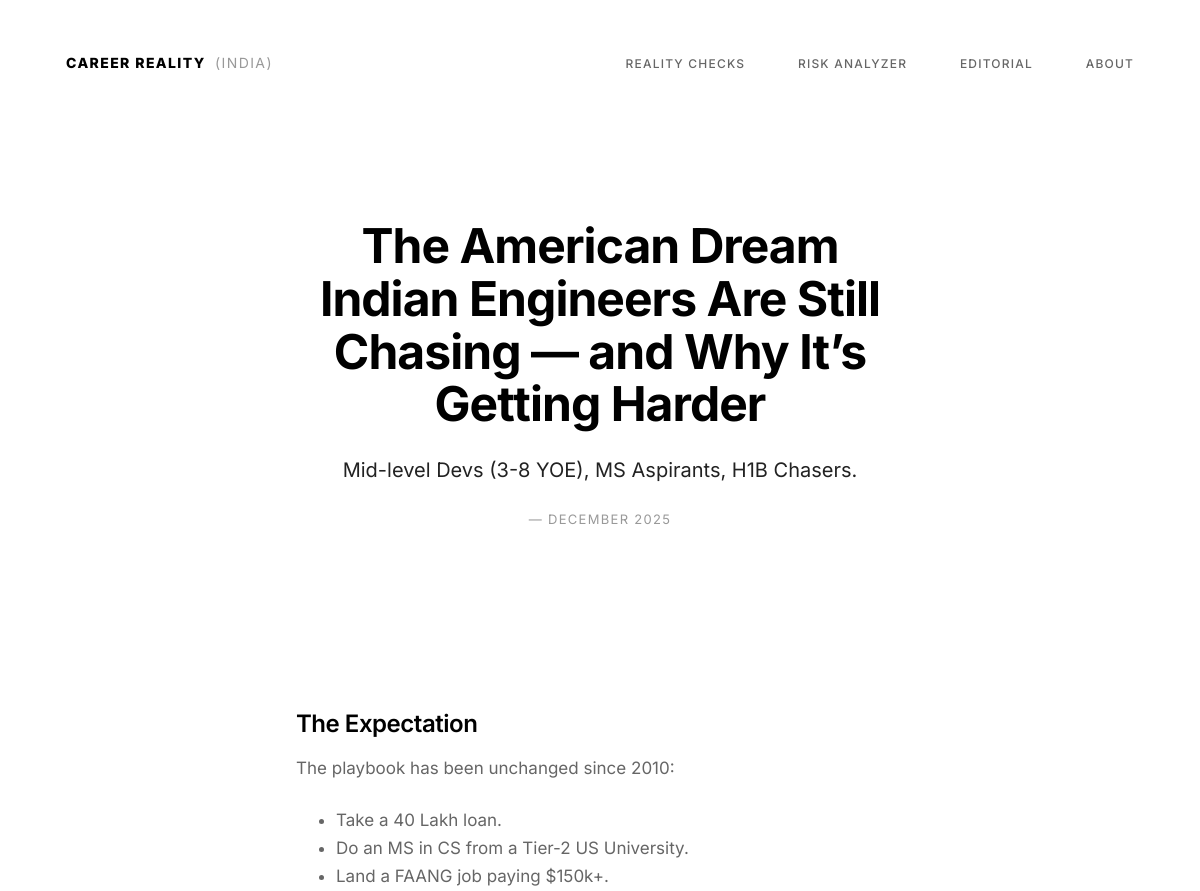
/article/american-dream-indian-engineers/ (upper part), run on an earlier commit of the app's database.
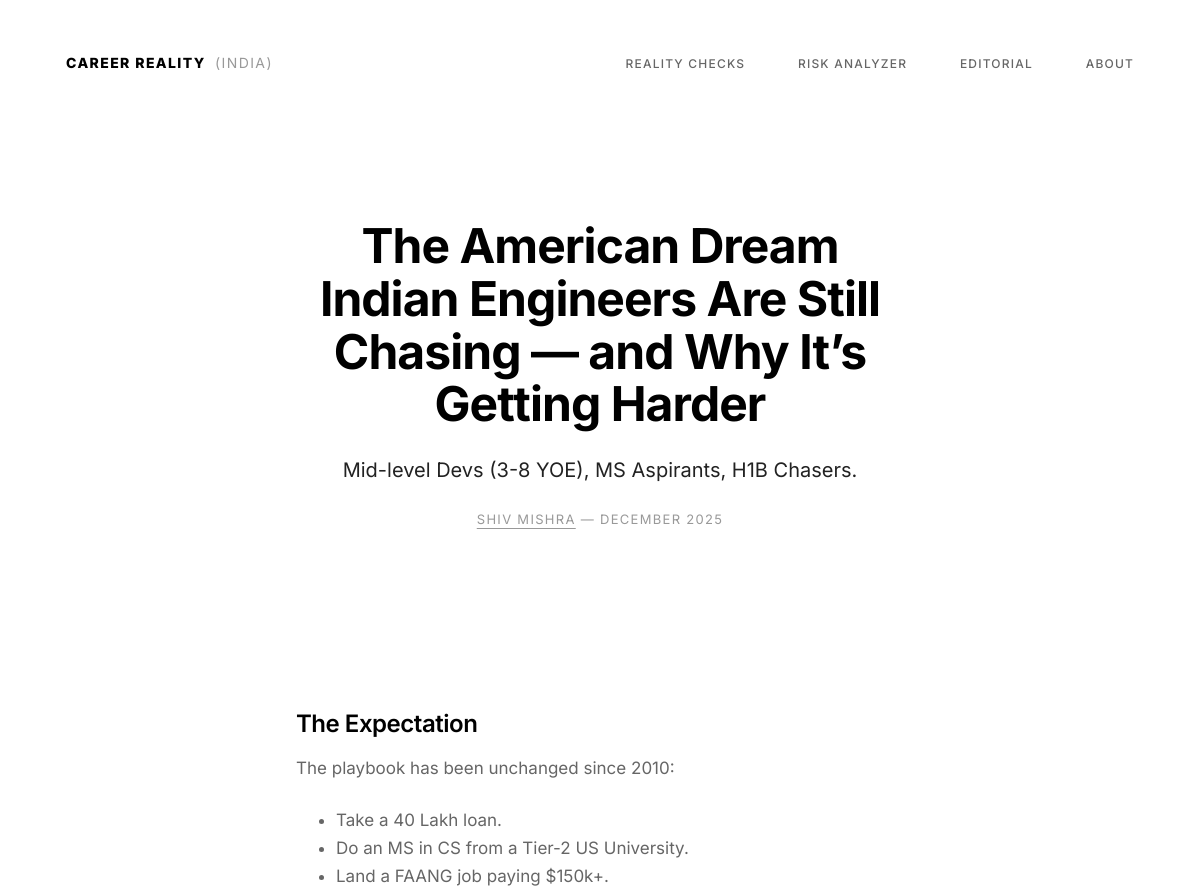
And on a later commit of the database.
### content/models.py (models this page shows, shortened)
class Article(models.Model):
    STATUS_CHOICES = [
        ('draft', 'Draft'),
        ('published', 'Published'),
    ]
    title = models.CharField(max_length=200)
    slug = models.SlugField(unique=True, max_length=200)
    author = models.ForeignKey(Author, on_delete=models.PROTECT)
    category = models.ForeignKey(Category, on_delete=models.PROTECT)
    status = models.CharField(max_length=20, choices=STATUS_CHOICES, default='draft')
    target_persona = models.TextField(help_text="Who is this specific article for?")
    who_should_avoid = models.TextField(help_text="Trust Signal: Who should NOT pursue this?")
    common_expectation = models.TextField(help_text="The Myth / What people think")
    actual_reality = models.TextField(help_text="The Truth / What it's actually like")
    salary_reality = models.TextField(help_text="Real data tables/ranges. No hype.")
    stuck_point = models.TextField(help_text="Where most people fail or plateau")
    verdict = models.TextField(help_text="Final honest conclusion")
    meta_title = models.CharField(max_length=60, help_text="SEO Title (max 60 chars)")
    meta_description = models.CharField(max_length=160, help_text="SEO Description (max 160 chars)")
    published_at = models.DateTimeField(blank=True, null=True)
    updated_at = models.DateTimeField(auto_now=True)
    last_reality_check = models.DateField(blank=True, null=True, help_text="Date of last factual review")

class Author(models.Model):
    name = models.CharField(max_length=100, help_text="Real human name (Proof of life)")
    display_name = models.CharField(max_length=100, help_text="Public brand-safe name")
    bio = models.TextField()
    profile_image = models.ImageField(upload_to='authors/', blank=True, null=True)
    linkedin_url = models.URLField(help_text="Critical Trust Signal")
    experience_summary = models.CharField(max_length=255, blank=True, help_text="e.g. '10+ years in Fintech Product Management'")
    is_active = models.BooleanField(default=True)

### content/views.py (the view)
# urls.py: path('article/<slug:slug>/', views.article_detail, name='article_detail'),
def article_detail(request, slug):
    article = get_object_or_404(Article, slug=slug, status='published')
    return render(request, 'content/article_detail.html', {'article': article})

### templates/content/article_detail.html (shortened to what this page needs)
{% extends "base.html" %}
{% block content %}
<article class="article-body">
    <header class="container-reading article-header">
        <h1>{{ article.title }}</h1>
        <div style="font-size: 20px; color: var(--c-grey-dark); line-height: 1.5; margin-bottom: 24px;">
            {{ article.target_persona|safe }}
        </div>
        <div style="font-size: 13px; color: var(--c-grey-light); text-transform: uppercase; letter-spacing: 0.1em;">
            {% if article.author.linkedin_url %}
            <a href="{{ article.author.linkedin_url }}" target="_blank" rel="noopener noreferrer" style="color: inherit; text-decoration: underline; text-decoration-thickness: 1px; text-underline-offset: 4px;">{{ article.author.display_name }}</a>
            {% else %}
            {{ article.author.display_name }}
            {% endif %}
             — {{ article.updated_at|date:"F Y" }}
        </div>
    </header>
    <div class="container-reading">
        <section>
            <h2>The Expectation</h2>
            {{ article.common_expectation|safe }}
        </section>
    </div>
</article>
{% endblock %}

What changed in the data, as far as the page shows it:
changed through a linked row, Article "Mid-level Devs (3-8 YOE), MS Aspirants, H1B Chasers.": author.display_name (not shown) → "SHIV MISHRA"
